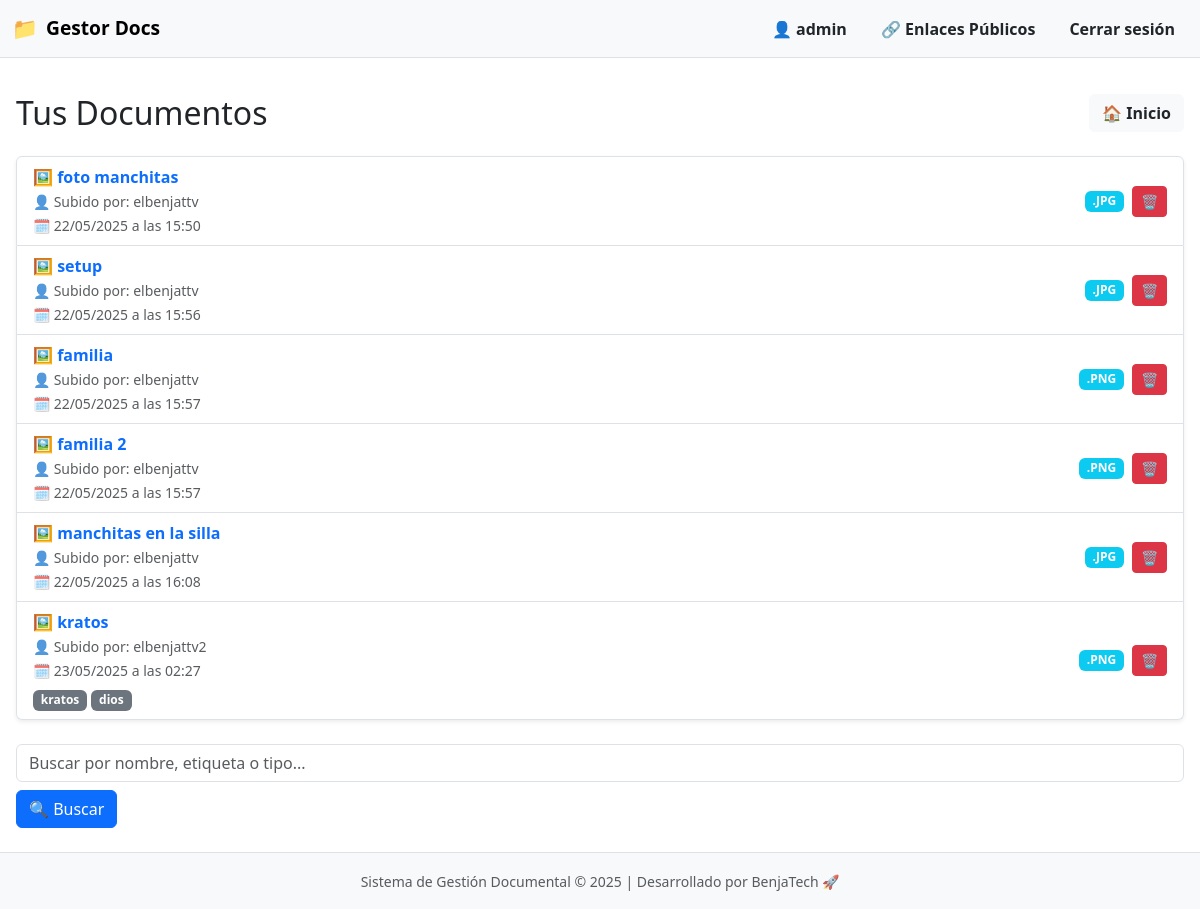
The page /lista/ (signed in) on the database as committed earlier.
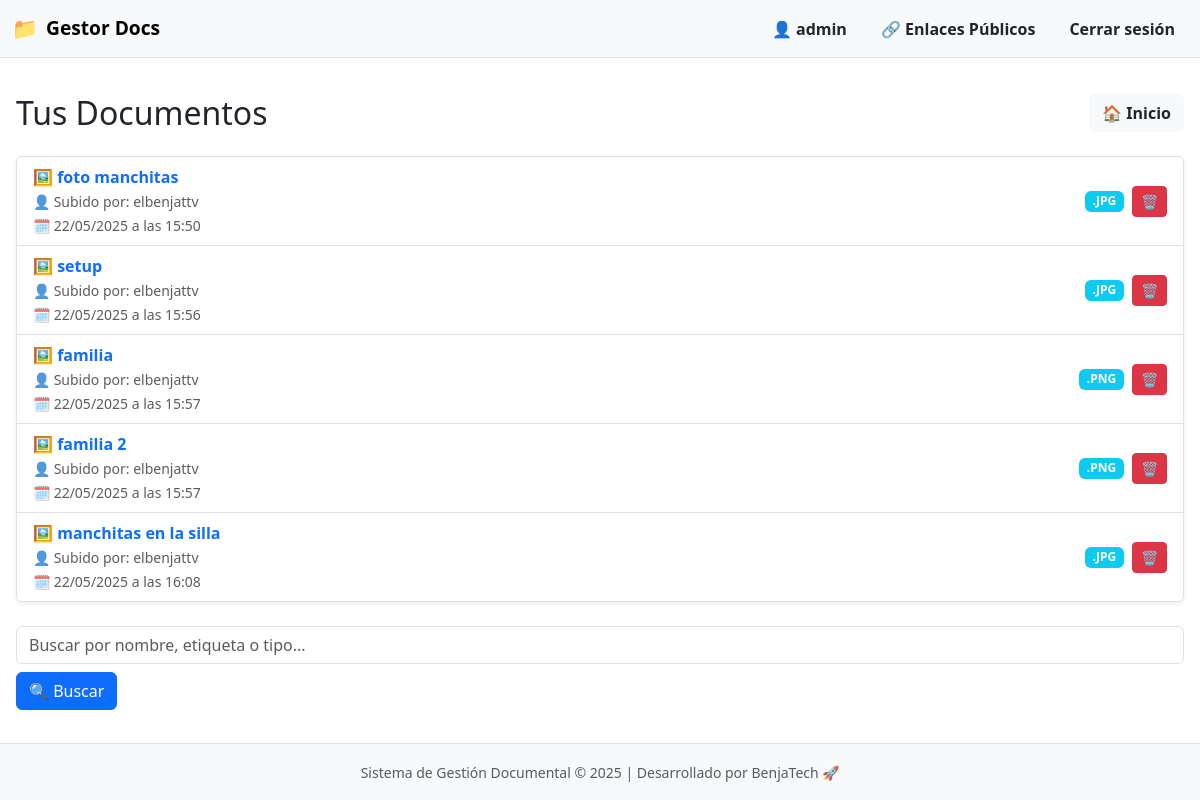
The same page on the database as committed later.
### documentos/models.py (models this page shows, shortened)
class Documento(models.Model):
    nombre = models.CharField(max_length=200)
    archivo = models.FileField(upload_to='documentos/')
    etiquetas = models.CharField(max_length=100, blank=True)
    fecha_subida = models.DateTimeField(auto_now_add=True)
    usuario = models.ForeignKey(User, on_delete=models.CASCADE)
    enlace_publico = models.UUIDField(default=uuid.uuid4, unique=True, editable=False, null=True, blank=True)
    expiracion_enlace = models.DateTimeField(blank=True, null=True)
    fecha_expiracion = models.DateTimeField(null=True, blank=True)
    activo = models.BooleanField(default=True)

### documentos/views.py (the view)
# urls.py: path('lista/', views.listar_documentos, name='lista'),
@login_required
def listar_documentos(request):
    if request.user.is_superuser:
        documentos = Documento.objects.all()
    else:
        documentos = Documento.objects.filter(usuario=request.user)
    for doc in documentos:
        if doc.etiquetas:
            doc.etiquetas_lista = [e.strip() for e in doc.etiquetas.split(',')]
        else:
            doc.etiquetas_lista = []
    return render(request, 'documentos/lista.html', {'documentos': documentos})

### documentos/templates/documentos/lista.html (shortened to what this page needs)
{% extends 'documentos/base.html' %}
{% load etiquetas_tags %}
{% block content %}
<div class="header d-flex justify-content-between align-items-center flex-wrap gap-3 mb-4">
  <h2 class="mb-0">Tus Documentos</h2>
  <a href="{% url 'documentos:home' %}" class="btn btn-light text-dark fw-semibold d-flex align-items-center justify-content-center">🏠 Inicio</a>
</div>
{% if documentos %}
  <ul class="list-group shadow-sm">
    {% for doc in documentos %}
      <li id="doc-{{ doc.id }}" class="list-group-item d-flex justify-content-between align-items-center flex-wrap gap-3">
        <div class="flex-grow-1">
          {% with ext=doc.archivo.name|slice:"-4:"|lower %}
            {% if ext == ".pdf" %}
              📄
            {% elif ext == ".doc" or ext == "docx" %}
              📝
            {% elif ext == ".xls" or ext == "xlsx" %}
              📊
            {% elif ext == ".png" or ext == ".jpg" %}
              🖼️
            {% else %}
              📁
            {% endif %}
          {% endwith %}
          <a href="{% url 'documentos:previsualizar' doc.id %}" class="fw-semibold text-decoration-none text-primary">
            {{ doc.nombre }}
          </a>
          <br>
          <small class="text-muted">👤 Subido por: {{ doc.usuario.username }}</small><br>
          <small class="text-muted">🗓️ {{ doc.fecha_subida|date:"d/m/Y" }} a las {{ doc.fecha_subida|date:"H:i" }}</small>
          {% if doc.etiquetas_lista %}
            <div class="mt-1">
              {% for etiqueta in doc.etiquetas_lista %}
                <span class="badge bg-secondary">{{ etiqueta }}</span>
              {% endfor %}
            </div>
          {% endif %}
        </div>
        <div class="d-flex align-items-center gap-2">
          {% with ext=doc.archivo.name|slice:"-4:"|upper %}
            {% if ext == ".PDF" %}
              <span class="badge bg-danger">{{ ext }}</span>
            {% elif ext == ".JPG" or ext == ".PNG" %}
              <span class="badge bg-info">{{ ext }}</span>
            {% elif ext == ".DOC" or ext == "XLSX" %}
              <span class="badge bg-warning text-dark">{{ ext }}</span>
            {% else %}
              <span class="badge bg-dark">{{ ext }}</span>
            {% endif %}
          {% endwith %}
          <button class="btn btn-sm btn-danger"
                  data-bs-toggle="modal"
                  data-bs-target="#confirmDeleteModal"
                  onclick="prepareDelete({{ doc.id }}, '{{ doc.nombre|escapejs }}')"
                  title="Eliminar documento">
            🗑️
          </button>
        </div>
      </li>
    {% endfor %}
  </ul>
{% else %}
  <div class="alert alert-secondary text-center mt-4">
    <p class="mb-2">No tienes documentos aún.</p>
    <a href="{% url 'documentos:subir' %}" class="btn btn-success">＋ Subir tu primer documento</a>
  </div>
{% endif %}
<form method="get" action="{% url 'documentos:buscar' %}" class="search-form mt-4 d-flex flex-wrap gap-2">
  <input type="text" name="q" placeholder="Buscar por nombre, etiqueta o tipo..." class="form-control">
  <button type="submit" class="btn btn-primary">🔍 Buscar</button>
</form>
<div class="toast-container position-fixed bottom-0 end-0 p-3">
</div>
{% endblock %}

### documentos/templates/documentos/base.html (shortened to what this page needs)
{% load static %}
<!DOCTYPE html>
<html lang="es">
<head>
    <link href="https://cdn.jsdelivr.net/npm/bootstrap@5.3.2/dist/css/bootstrap.min.css" rel="stylesheet">
    <link href="https://cdn.jsdelivr.net/npm/bootstrap-icons@1.10.5/font/bootstrap-icons.css" rel="stylesheet">
</head>
<body class="d-flex flex-column min-vh-100">
<nav class="navbar navbar-expand-lg navbar-light bg-light border-bottom fixed-top">
  <div class="container-fluid">
    <a class="navbar-brand d-flex align-items-center" href="{% url 'documentos:home' %}">
        <span style="font-size: 1.3rem;">📁</span>
        <span class="ms-2">Gestor Docs</span>
    </a>
    <div class="collapse navbar-collapse justify-content-end" id="navbarContenido">
      {% if user.is_authenticated %}
        <div class="d-lg-flex align-items-center gap-2 nav-mobile-group mt-2 mt-lg-0">
          <a href="{% url 'documentos:perfil' %}" class="btn btn-light text-dark fw-semibold d-flex align-items-center justify-content-center">
            👤 {{ user.username }}
        </a>
          <a href="{% url 'documentos:mis_enlaces' %}" class="btn btn-light text-dark fw-semibold d-flex align-items-center justify-content-center">
            🔗 Enlaces Públicos
          </a>
          <form method="post" action="{% url 'logout' %}" class="d-inline">
            <button type="submit" class="btn btn-light text-dark fw-semibold d-flex align-items-center justify-content-center">Cerrar sesión</button>
          </form>
        </div>
      {% endif %}
    </div>
  </div>
</nav>
<div class="container-fluid px-3 my-4 flex-grow-1">
  {% block content %}
  {% endblock %}
</div>
<footer class="bg-light text-center text-muted py-3 border-top mt-auto">
  <div class="container">
    <small>
      Sistema de Gestión Documental © {% now "Y" %} | Desarrollado por BenjaTech 🚀
    </small>
  </div>
</footer>
</body>
</html>

### documentos/templates/documentos/base.html (style rules this page uses)
body { padding-top: 70px; }
.navbar-brand span { font-weight: bold; font-size: 1.2rem; }

Rows that differ between the two databases and show on the page:
removed Documento: nombre "kratos", usuario.username "elbenjattv2", fecha_subida "23/05/2025", fecha_subida "02:27", etiquetas_lista "kratos" "dios", archivo ".PNG"
